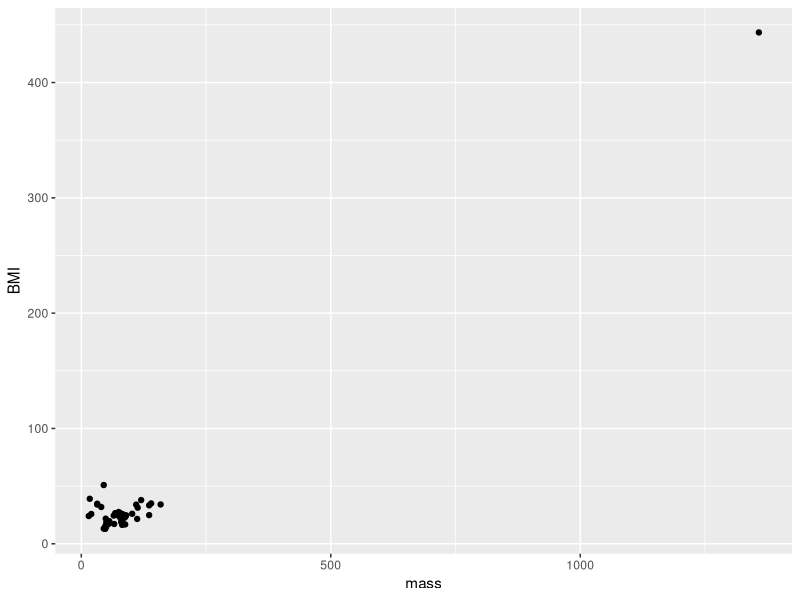
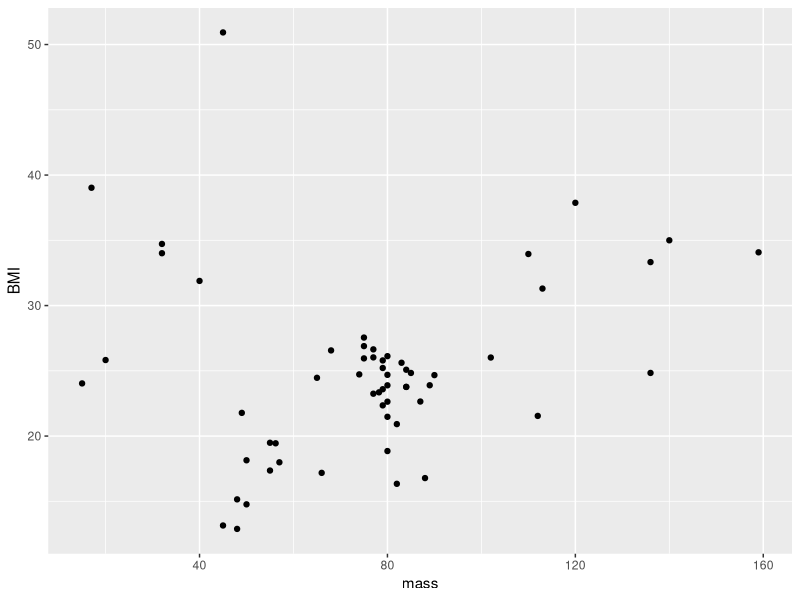
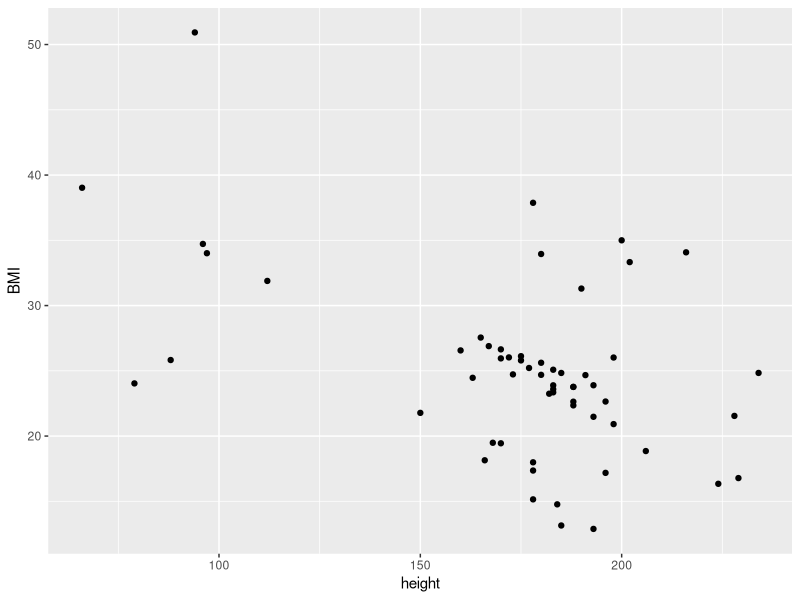
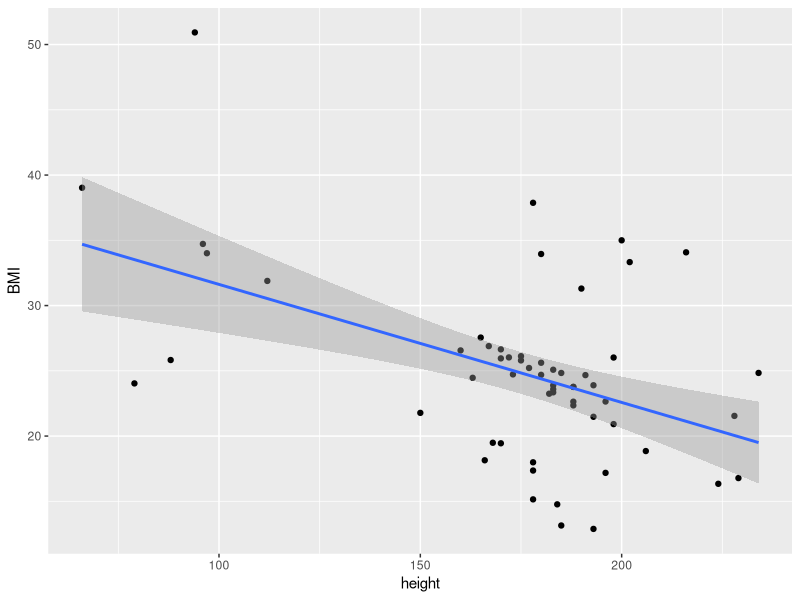
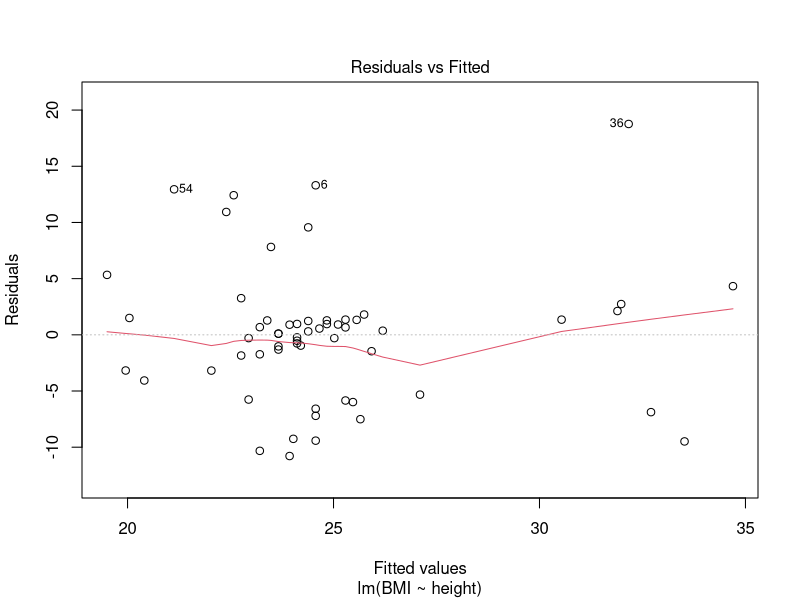
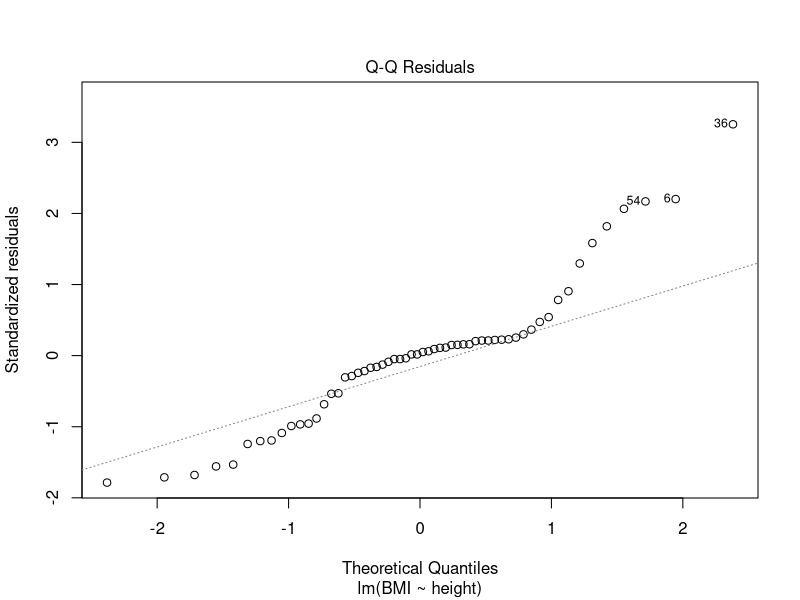
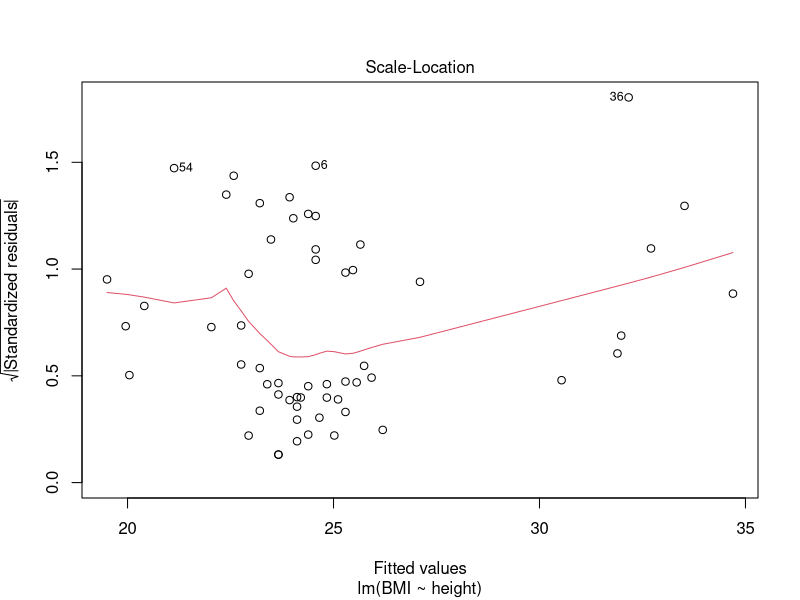
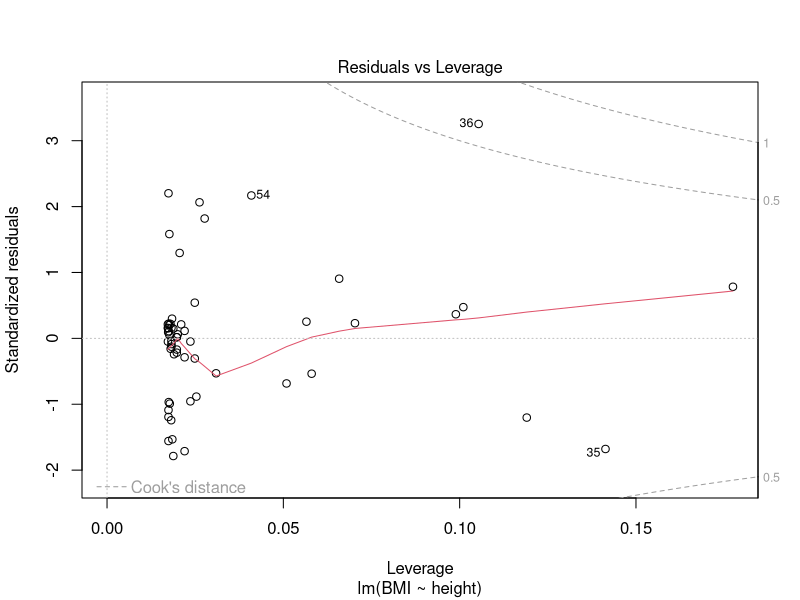

Recreate these plots in R, in order.
## ---- chunk 1
library(tidyverse)
starwars
## ---- chunk 2
starwars %>% mutate(BMI:=mass/((height/100)^2)) -> newStarwars
ggplot(data = newStarwars, mapping = aes(x = mass, y = BMI)) + geom_point()
## ---- chunk 3
newStarwars %>% filter((BMI<400)) -> newStarwars
ggplot(data = newStarwars, mapping = aes(x = mass, y = BMI)) + geom_point()
## ---- chunk 4
ggplot(data = newStarwars, mapping = aes(x = height, y = BMI)) + geom_point()
## ---- chunk 5
#Code blocks can go inside these quoted delimeters

#NO CODE YET

## ---- chunk 6
#Code blocks can go inside these quoted delimeters

## ---- chunk 7
#Code blocks can go inside these quoted delimeters
cor(newStarwars$height, newStarwars$BMI)

slm <- lm(BMI ~ height, data = newStarwars)

ggplot(data = newStarwars, mapping = aes(x = height, y = BMI)) + geom_point() + geom_smooth(method = 'lm')

summary(slm)

plot(slm)
## ---- chunk 8
#Code blocks can go inside these quoted delimeters

## ---- chunk 9
#Code blocks can go inside these quoted delimeters

## ---- chunk 10
#Code blocks can go inside these quoted delimeters

## ---- chunk 11
#Code blocks can go inside these quoted delimeters

## ---- chunk 12
#Code blocks can go inside these quoted delimeters

## ---- chunk 13
#Code blocks can go inside these quoted delimeters

## ---- chunk 14
#Code blocks can go inside these quoted delimeters

